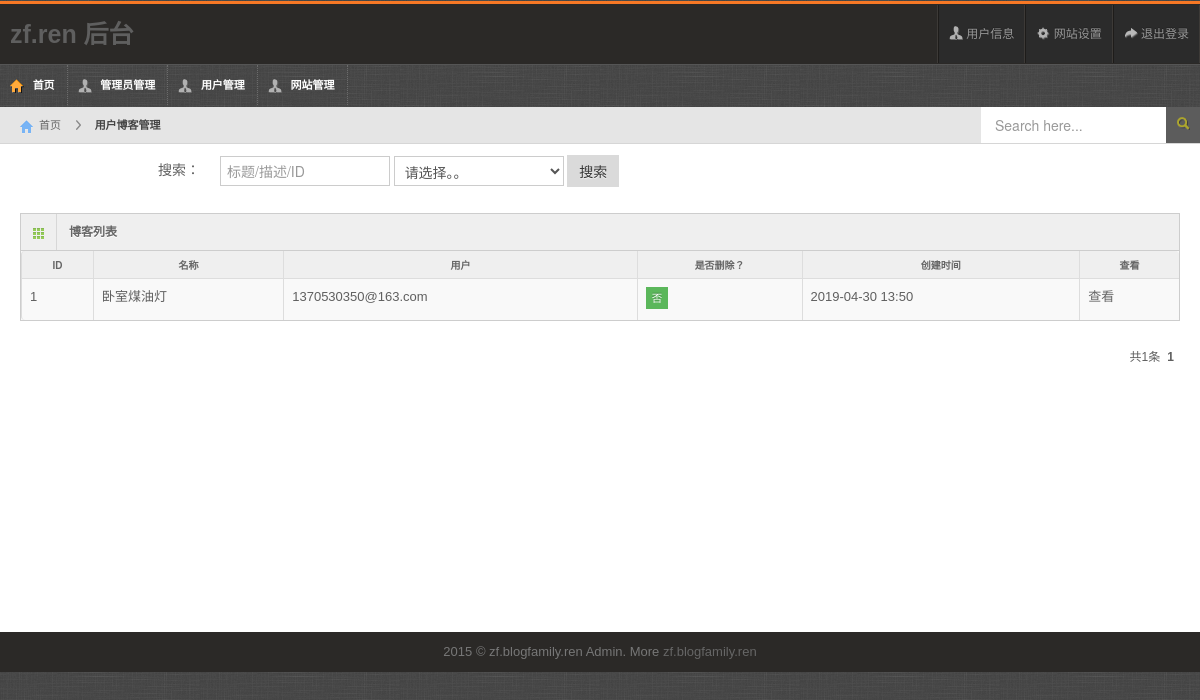
Screenshot of /index.php/backstage/user_blog (signed in) with the database file from the repository.
### tables this page shows
CREATE TABLE `zf_blog` (
  `id` int(11) unsigned NOT NULL AUTO_INCREMENT,
  `cate_id` int(10) unsigned DEFAULT NULL COMMENT '分类id',
  `uid` int(10) unsigned NOT NULL COMMENT '论坛  坛主',
  `name` varchar(255) DEFAULT NULL COMMENT '论坛名称 ',
  `desc` varchar(255) DEFAULT NULL COMMENT '论坛简介',
  `backimg` varchar(255) DEFAULT NULL COMMENT '背景图',
  `blog_switch` tinyint(4) NOT NULL DEFAULT '1' COMMENT '是否关闭  0为关闭  1为开启',
  `is_del` tinyint(3) NOT NULL DEFAULT '0' COMMENT '是否删除 0为不删除  1为删除',
  `ctime` int(10) unsigned DEFAULT NULL,
  `utime` int(10) unsigned DEFAULT NULL,
  PRIMARY KEY (`id`),
  KEY `cate_id` (`cate_id`),
  KEY `uid` (`uid`)
);

CREATE TABLE `zf_user` (
  `id` int(11) unsigned NOT NULL AUTO_INCREMENT,
  `name` varchar(50) NOT NULL COMMENT '名称',
  `nikename` varchar(50) NOT NULL COMMENT '昵称',
  `info` text COMMENT '简介',
  `phone` varchar(255) NOT NULL DEFAULT '' COMMENT '手机号',
  `email` varchar(50) DEFAULT NULL COMMENT '邮箱',
  `password` varchar(200) NOT NULL COMMENT '密码',
  `grade` int(11) unsigned NOT NULL DEFAULT '0' COMMENT '等级',
  `login_stat` int(5) unsigned NOT NULL COMMENT '密码中加的随机数',
  `sex` tinyint(4) unsigned NOT NULL DEFAULT '3' COMMENT '1为男 2为女 3为保密',
  `headimg` varchar(200) DEFAULT NULL COMMENT '头像',
  `user_type` tinyint(4) unsigned NOT NULL DEFAULT '3' COMMENT '用户类型 暂时没用  所有的都为3',
  `is_del` tinyint(4) unsigned NOT NULL DEFAULT '0' COMMENT '是否删除 1为删除 0为不删除',
  `is_activate` tinyint(4) unsigned NOT NULL DEFAULT '0' COMMENT '是否被激活 1为激活 0为不激活',
  `weibo_uid` varchar(255) NOT NULL DEFAULT '' COMMENT '微博唯一ID',
  `weixin_openid` varchar(255) DEFAULT NULL COMMENT '微信唯一ID',
  `qq_openid` varchar(255) NOT NULL COMMENT '腾讯QQid',
  `follow` varchar(255) DEFAULT NULL COMMENT '关注人数',
  `ctime` int(11) unsigned DEFAULT NULL COMMENT '创建时间',
  `utime` int(11) unsigned DEFAULT NULL COMMENT '修改时间',
  PRIMARY KEY (`id`),
  KEY `nikename` (`nikename`),
  KEY `email` (`email`)
);

### application/controllers/backstage/User_blog.php (called while the page is built, shortened)
<?php if ( ! defined('BASEPATH')) exit('No direct script access allowed');
class User_blog extends Admin_Controller {
	public function __construct(){
		$this->load->helper('common');
		$this->load->model('zf_admin_model');
		$this->load->model('zf_user_model');
		$this->load->model('zf_cate_model');
		$this->load->model('zf_blog_model');
        $this->load->library('pager');
	}
	public function index(){
		$pagesize = 15;
		$offset = 0;
		$post = $this->input->post();
		$where = ' 1=1';
        $count = $this->zf_blog_model->count($where);
        list($offset, $page_htm) = $this->pager->pagestring($count, $pagesize);
		$blogs = $this->zf_blog_model->get_list($where,'*','ctime desc',$pagesize, $offset);
		foreach($blogs as $key=>$blog){
			$blogs[$key]['user'] = $this->zf_user_model->select_one('id='.$blog['uid']);
		}
		$data = array(
				'blogs' => $blogs,
				'page_htm'=> $page_htm,
				'post'=>$post,
			);
		$this->load->view(ADMIN_URL.'user_blog/index',$data);
	}
}

### index.php (called while the page is built, shortened)
<?php
require_once BASEPATH.'core/CodeIgniter.php';

### application/core/MY_Model.php (called while the page is built, shortened)
<?php if ( ! defined('BASEPATH')) exit('No direct script access allowed');
class MY_Model extends CI_Model {
    var $table = '';
	public function init($table,$prikey){
		$this->table = $table;
	}
	function count($where){
        $this->db->where($where);
		$this->db->from($this->table);
		return $this->db->count_all_results();
	}
	function select_one($where,$select="*"){
		$this->db->select($select);
        $this->db->where($where);
		$query = $this->db->get($this->table);
    	$data = $query->row_array();
		return $data;
	}
	function get_list($where,$select="*",$order='',$pagesize=0,$offset=15){
		$this->db->select($select);
        $this->db->where($where);
		if(!empty($order)){
			$this->db->order_by($order);
		}
		$this->db->limit($pagesize,$offset);
		$query = $this->db->get($this->table);
		$data = $query->result_array();
		return $data;
	}
}

### application/views/backstage/user_blog/index.php (the view, shortened to what this page needs)
<div id="content">
    <div id="content-header">
      <div id="breadcrumb">
        <a href="<?=ADMIN_URL?>index" title="Go to Home" class="tip-bottom"><i class="icon-home"></i>首页</a>
        <a href="<?=ADMIN_URL?>user_work/index" class="current">用户博客管理</a>
      </div>
    </div>
    <div class="container-fluid">
      <form action="#" method="post" class="form-horizontal">
          <div class="control-group">
          <label class="control-label">搜索：</label>
          <div class="controls ">
            <input type="text" name="search" class="span2" value="<?=(empty($post['search'])?'':$post['search'])?>" placeholder="标题/描述/ID" />
            <select name="is_del" class="span2">
              <option value="-1">请选择。。</option>
            </select>
            <input type="submit" class="btn" value="搜索">
          </div>
        </div>
      </form>
      <div class="row-fluid">
          <div class="span12">
            <div class="widget-box">
              <div class="widget-title"> <span class="icon"> <i class="icon-th"></i> </span>
                <h5>博客列表</h5>
              </div>
              <div class="widget-content nopadding">
                <table class="table table-bordered table-striped">
                  <thead>
                    <tr>
                      <th>ID</th>
                      <th>名称</th>
                      <th>用户</th>
                      <th>是否删除？</th>
                      <th>创建时间</th>
                      <th>查看</th>
                    </tr>
                  </thead>
                  <tbody>
                    <?php foreach($blogs as $key=>$blog){?>
                     <tr>
                        <td><?=$blog['id']?></td>
                        <td><?=$blog['name']?></td>
                        <td><?=$blog['user']['name']?></td>
                        <td>
                            <button onclick="check_del(<?=$blog['id']?>)" class="btn btn-mini <?=($blog['is_del']==0)?'btn-success':'btn-warning'?>">
                              <?=($blog['is_del']==0)?'否':'是'?>
                            </button>
                        </td>
                        <td><?=date('Y-m-d H:i',$blog['ctime'])?></td>
                        <td><a href="http://zf.blogfamily.ren/home/blog/<?=$blog['id']?>" target="__black">查看</a></td>
                      </tr>
                    <?php }?>
                  </tbody>
                </table>
              </div>
            </div>
            <div>
              <?=$page_htm?>
              </div>
        </div>
    </div>
    </div>
</div>

### public/backstage/css/maruti-style.css (style rules this page uses)
* { outline:none !important; -moz-outline: none !important; }
body { overflow-x: hidden; margin-top: -9px; }
#content { background: none repeat scroll 0 0 #fff; margin-left:0px; margin-right: 0; margin-top:80px; padding-bottom: 25px; position: relative; min-height: 500px; width: auto; }
#content-header { position: abslute; width: 100%; margin-top: -38px; z-index: 20; }
#breadcrumb { background-color: #e5e5e5; border-bottom: 1px solid #d6d6d6; padding-left: 10px; }
#breadcrumb a { padding: 8px 20px 8px 10px; display: inline-block; background-image: url('../img/breadcrumb.png'); background-position: center right; background-repeat: no-repeat; font-size: 11px; color: #666666; }
#breadcrumb a:last-child { background-image:none; }
#breadcrumb a.current { font-weight: bold; color: #444444; }
#breadcrumb a i { margin-right: 5px; opacity: .6; }
.widget-box { background: none repeat scroll 0 0 #F9F9F9; border-top: 1px solid #CDCDCD; border-left: 1px solid #CDCDCD; border-right: 1px solid #CDCDCD; clear: both; margin-top: 16px; margin-bottom: 16px; position: relative; }
.widget-title, .modal-header, .table th, div.dataTables_wrapper .ui-widget-header { background-color: #efefef; border-bottom: 1px solid #CDCDCD; height: 36px; }
.widget-title span.icon { border-right: 1px solid #cdcdcd; padding: 9px 10px 7px 11px; float: left; opacity: .7; }
.widget-title h5 { color: #666666; text-shadow: 0 1px 0 #ffffff; float: left; font-size: 12px; font-weight: bold; padding: 12px; line-height: 12px; margin: 0; }
.widget-content { padding: 12px 15px; border-bottom: 1px solid #cdcdcd; }
.table th { height: auto; font-size: 10px; padding: 5px 10px 2px; border-bottom: 0; text-align: center; color: #666666; }
.nopadding { padding: 0 !important; }
.nopadding .table { margin-bottom: 0; }
.nopadding .table-bordered { border: 0; }
form { margin-bottom: 0; }
.form-horizontal .control-group { border-top: 1px solid #ffffff; border-bottom: 1px solid #eeeeee; margin-bottom: 0; }
.form-horizontal .control-group:last-child { border-bottom: 0; }
.form-horizontal .control-label { padding-top: 15px; width: 180px; }
.form-horizontal .controls { margin-left: 200px; padding: 10px 0; }

### public/backstage/css/maruti-media.css (style rules this page uses)
body { background:url(../images/backgrounds/default.jpg) repeat; }

### rows the page displays
zf_blog: id "1", name "卧室煤油灯", is_del "否", ctime "2019-04-30 13:50"
zf_user: name "1370530350@163.com"

### other values shown
$this->rowCount "1"
$one "1"
